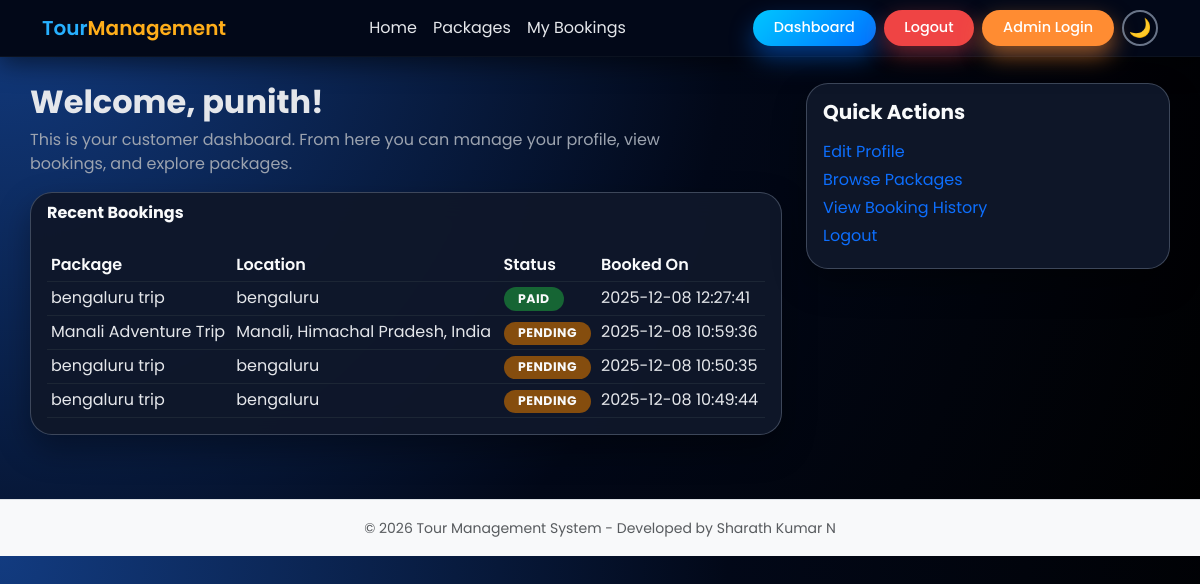
The page /dashboard.php (signed in) on the database its author committed.
### tables this page shows
CREATE TABLE `customers` (
  `id` int(11) NOT NULL,
  `name` varchar(100) NOT NULL,
  `email` varchar(255) NOT NULL,
  `password` varchar(255) NOT NULL,
  `phone` varchar(20) DEFAULT NULL,
  `profile_image` varchar(255) DEFAULT NULL,
  `address` varchar(255) DEFAULT NULL,
  `city` varchar(100) DEFAULT NULL,
  `state` varchar(100) DEFAULT NULL,
  `country` varchar(100) DEFAULT NULL,
  `pincode` varchar(20) DEFAULT NULL,
  `created_at` timestamp NOT NULL DEFAULT current_timestamp()
);

CREATE TABLE `bookings` (
  `id` int(11) NOT NULL,
  `customer_id` int(11) NOT NULL,
  `package_id` int(11) NOT NULL,
  `booking_date` date NOT NULL,
  `seats` int(11) NOT NULL DEFAULT 1,
  `total_amount` decimal(10,2) NOT NULL DEFAULT 0.00,
  `status` enum('Pending','Confirmed','Paid','Cancelled') DEFAULT 'Pending',
  `created_at` timestamp NOT NULL DEFAULT current_timestamp()
);

CREATE TABLE `packages` (
  `id` int(11) NOT NULL,
  `name` varchar(150) NOT NULL,
  `location` varchar(150) NOT NULL,
  `description` text NOT NULL,
  `price` decimal(10,2) NOT NULL,
  `days` int(11) NOT NULL,
  `latitude` decimal(10,8) DEFAULT NULL,
  `longitude` decimal(11,8) DEFAULT NULL,
  `created_at` timestamp NOT NULL DEFAULT current_timestamp(),
  `from_location` varchar(255) DEFAULT NULL,
  `to_location` varchar(255) DEFAULT NULL,
  `image` varchar(255) DEFAULT NULL,
  `distance_km` int(11) DEFAULT NULL
);

### dashboard.php (the view, shortened to what this page needs)
<?php
require 'db.php';
include 'header.php';
$customer_id = (int) $_SESSION['customer_id'];
$sql_name = "SELECT name FROM customers WHERE id = $customer_id";
$res_name = mysqli_query($conn, $sql_name);
$row_name = mysqli_fetch_assoc($res_name);
$customer_name = $row_name['name'] ?? 'Customer';
$sql_upcoming = "SELECT b.*, p.name AS package_name, p.location
                 FROM bookings b
                 JOIN packages p ON b.package_id = p.id
                 WHERE b.customer_id = $customer_id
                 ORDER BY b.created_at DESC
                 LIMIT 5";
$res_upcoming = mysqli_query($conn, $sql_upcoming);
?>
<div class="row mb-4">
    <div class="col-md-8">
        <h3 class="dashboard-heading">Welcome, <?php echo htmlspecialchars($customer_name); ?>!</h3>
        <p class="dashboard-subtext">
            This is your customer dashboard. From here you can manage your profile,
            view bookings, and explore packages.
        </p>
        <div class="card card-shadow mt-3">
            <div class="card-header border-0" style="background: transparent;">
                <strong>Recent Bookings</strong>
            </div>
            <div class="card-body">
                <?php if (mysqli_num_rows($res_upcoming) === 0): ?>
                    <p class="mb-0">No bookings found. <a href="packages.php">Browse packages</a>.</p>
                <?php else: ?>
                    <div class="table-responsive">
                        <table class="table table-sm mb-0 dashboard-table">
                            <thead>
                                <tr>
                                    <th>Package</th>
                                    <th>Location</th>
                                    <th>Status</th>
                                    <th>Booked On</th>
                                </tr>
                            </thead>
                            <tbody>
                                <?php while ($b = mysqli_fetch_assoc($res_upcoming)): ?>
                                    <?php
                                        $status = strtolower(trim($b['status']));
                                        $status_class = 'status-default';
                                        if ($status === 'paid') {
                                            $status_class = 'status-paid';
                                        } elseif ($status === 'pending') {
                                            $status_class = 'status-pending';
                                        } elseif ($status === 'confirmed') {
                                            $status_class = 'status-confirmed';
                                        } elseif ($status === 'cancelled') {
                                            $status_class = 'status-cancelled';
                                        }
                                    ?>
                                    <tr>
                                        <td><?php echo htmlspecialchars($b['package_name']); ?></td>
                                        <td><?php echo htmlspecialchars($b['location']); ?></td>
                                        <td>
                                            <span class="status-pill <?php echo $status_class; ?>">
                                                <?php echo htmlspecialchars($b['status']); ?>
                                            </span>
                                        </td>
                                        <td><?php echo htmlspecialchars($b['created_at']); ?></td>
                                    </tr>
                                <?php endwhile; ?>
                            </tbody>
                        </table>
                    </div>
                <?php endif; ?>
            </div>
        </div>
    </div>
    <div class="col-md-4">
        <div class="card card-shadow">
            <div class="card-body quick-actions">
                <h5 class="fw-bold mb-3">Quick Actions</h5>
                <a href="profile.php">Edit Profile</a>
                <a href="packages.php">Browse Packages</a>
                <a href="booking_history.php">View Booking History</a>
                <a href="logout.php">Logout</a>
            </div>
        </div>
    </div>
</div>
<?php include 'footer.php'; ?>

### header.php (style rules this page uses)
:root { --bg-body: radial-gradient(circle at top left, #123b80 0%, #020818 55%, #000000 100%); --bg-nav: #020818; --nav-border: #0b1220; --text-main: #e5e7eb; --text-muted: #9ca3af; --brand-primary: #27b0ff; --brand-accent: #ffae1a; --link-normal: #e5e7eb; --link-active: #27b0ff; --btn-primary-bg: linear-gradient(135deg, #00c6ff, #0072ff); --btn-primary-shadow: 0 12px 24px rgba(0, 114, 255, 0.45); --btn-admin-bg: #ff8c32; --btn-admin-shadow: 0 10px 22px rgba(255, 140, 50, 0.55); --card-bg: rgba(15, 23, 42, 0.96); --border-soft: rgba(148,163,184,0.35); }
body { margin: 0; background: var(--bg-body); color: var(--text-main); font-family: "Poppins", sans-serif; }
.card, .card-shadow, .auth-card, .login-card { border-radius: 22px !important; background: var(--card-bg) !important; border: 1px solid var(--border-soft); backdrop-filter: blur(14px); box-shadow: 0 14px 32px rgba(0,0,0,0.35); transition: .35s; position: relative; overflow: hidden; }
[data-theme="dark"] .card-body, [data-theme="dark"] .card-body p, [data-theme="dark"] .card-body li, [data-theme="dark"] .card-body span, [data-theme="dark"] .card-body small { color: #e5e7eb !important; }
[data-theme="dark"] .card-body h1, [data-theme="dark"] .card-body h2, [data-theme="dark"] .card-body h3, [data-theme="dark"] .card-body h4, [data-theme="dark"] .card-body h5 { color: #f9fafb !important; }

### dashboard.php (style rules this page uses)
.dashboard-heading { font-weight: 700; font-size: 2rem; margin-bottom: .4rem; }
.dashboard-subtext { color: var(--text-muted); max-width: 640px; }
.status-pill { display: inline-flex; align-items: center; justify-content: center; border-radius: 999px; padding: 0.15rem 0.9rem; font-size: 0.78rem; font-weight: 700; letter-spacing: 0.04em; text-transform: uppercase; }
.status-paid { background: rgba(22,163,74,0.15); color: #15803d; }
.status-pending { background: rgba(234,179,8,0.15); color: #b45309; }
[data-theme="dark"] .card-body .status-pill { color: #f9fafb !important; }
[data-theme="dark"] .status-paid { background-color: #166534; }
[data-theme="dark"] .status-pending { background-color: #854d0e; }
.quick-actions a { text-decoration: none; display: block; margin-bottom: .25rem; }
.dashboard-table thead th { font-weight: 600; }
[data-theme="dark"] .dashboard-table > :not(caption) > * > * { background-color: transparent !important; color: #e5e7eb !important; border-color: rgba(31,41,55,0.9) !important; }
[data-theme="dark"] .dashboard-table thead th { color: #f9fafb !important; }
[data-theme="dark"] .card-header { color: #f9fafb !important; }

### rows shown on the page
customers: name "punith"
bookings: package.name "bengaluru trip", package.location "bengaluru", status "PAID", created_at "2025-12-08 12:27:41"
bookings: package.name "Manali Adventure Trip", package.location "Manali, Himachal Pradesh, India", status "PENDING", created_at "2025-12-08 10:59:36"
bookings: package.name "bengaluru trip", package.location "bengaluru", status "PENDING", created_at "2025-12-08 10:50:35"
bookings: package.name "bengaluru trip", package.location "bengaluru", status "PENDING", created_at "2025-12-08 10:49:44"
